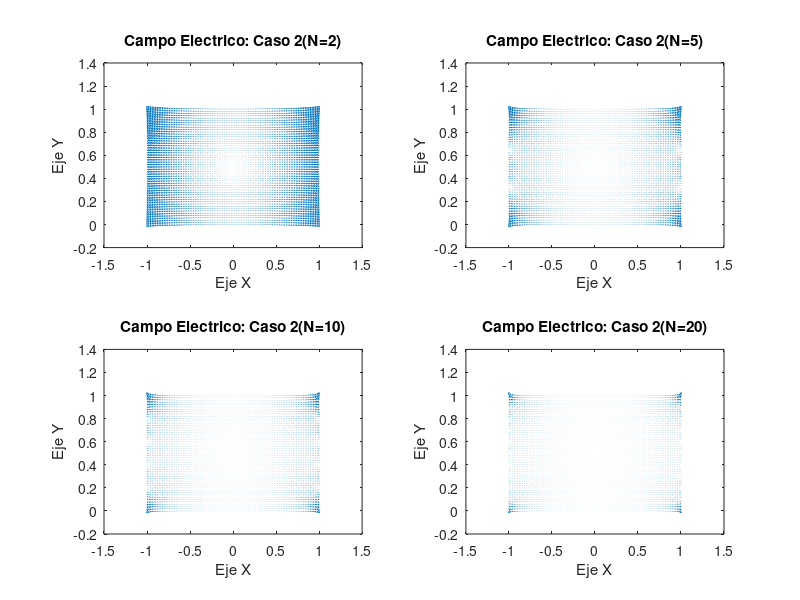

This figure's MATLAB source:
%Cartesianas, Ejercicio 1 - Caso 2

a=1;
b=1;
X=-a:0.02:a;
Y=0:0.02:b;
[x,y]= meshgrid(X,Y);

V2=0;
N=2;
for n= 1:N
  f=@(y) (2*y.^3+5).*sin(pi*n*y/b);
  Fn=(2./(b*cosh(n*pi*a/b))).*integral(f,0,b);
  P= Fn.*cosh(pi.*n*x/b).*sin(pi.*n*y/b);
  V2=P+V2;
  [E2x,E2y]=gradient(-V2);
endfor
subplot(2,2,1)
quiver(x,y,E2x,E2y)
xlabel('Eje X')
ylabel('Eje Y')
title('Campo Electrico: Caso 2(N=2)')

V5=0;
N=5;
for n= 1:N
  f=@(y) (2*y.^3+5).*sin(pi*n*y/b);
  Fn=(2./(b*cosh(n*pi*a/b))).*integral(f,0,b);
  P= Fn.*cosh(pi.*n*x/b).*sin(pi.*n*y/b);
  V5=P+V5;
  [E5x,E5y]=gradient(-V5);
endfor
subplot(2,2,2)
quiver(x,y,E5x,E5y)
xlabel('Eje X')
ylabel('Eje Y')
title('Campo Electrico: Caso 2(N=5)')

V10=0;
N=10;
for n= 1:N
  f=@(y) (2*y.^3+5).*sin(pi*n*y/b);
  Fn=(2./(b*cosh(n*pi*a/b))).*integral(f,0,b);
  P= Fn.*cosh(pi.*n*x/b).*sin(pi.*n*y/b);
  V10=P+V10;
  [E10x,E10y]=gradient(-V10);
endfor
subplot(2,2,3)
quiver(x,y,E10x,E10y)
xlabel('Eje X')
ylabel('Eje Y')
title('Campo Electrico: Caso 2(N=10)')

V20=0;
N=20;
for n= 1:N
  f=@(y) (2*y.^3+5).*sin(pi*n*y/b);
  Fn=(2./(b*cosh(n*pi*a/b))).*integral(f,0,b);
  P= Fn.*cosh(pi.*n*x/b).*sin(pi.*n*y/b);
  V20=P+V20;
  [E20x,E20y]=gradient(-V20);
endfor
subplot(2,2,4)
quiver(x,y,E20x,E20y)
xlabel('Eje X')
ylabel('Eje Y')
title('Campo Electrico: Caso 2(N=20)')